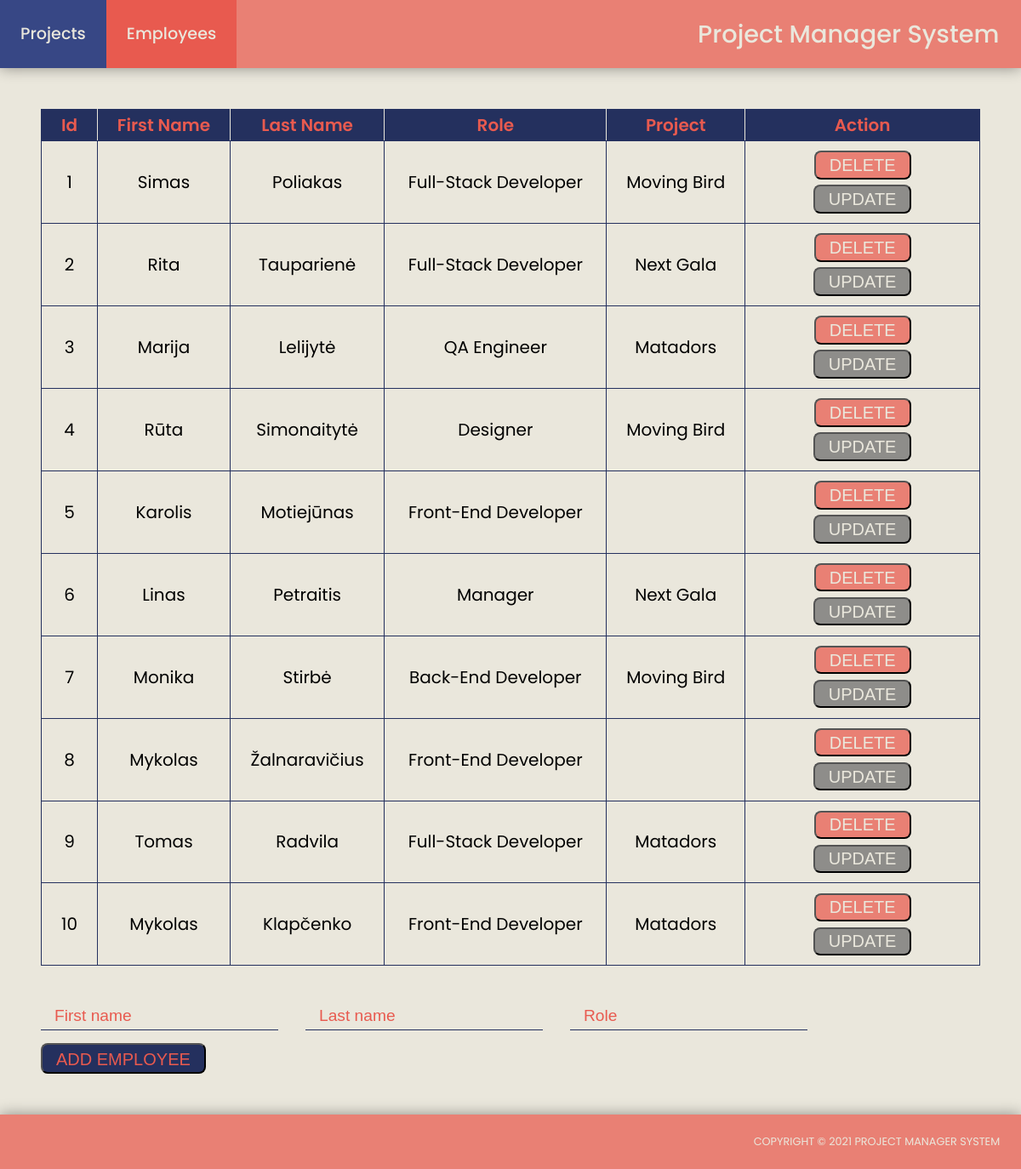
Page /employees.php on the committed database.
### tables this page shows
CREATE TABLE `employees` (
  `employee_id` int(11) NOT NULL AUTO_INCREMENT,
  `first_name` varchar(255) NOT NULL,
  `last_name` varchar(255) NOT NULL,
  `role` varchar(255) NOT NULL,
  `project_id` int(11) DEFAULT NULL,
  PRIMARY KEY (`employee_id`),
  UNIQUE KEY `employee_id_UNIQUE` (`employee_id`),
  KEY `fk_project_id_idx` (`project_id`),
  CONSTRAINT `fk_project_id` FOREIGN KEY (`project_id`) REFERENCES `projects` (`project_id`) ON DELETE SET NULL ON UPDATE CASCADE
);

CREATE TABLE `projects` (
  `project_id` int(11) NOT NULL AUTO_INCREMENT,
  `project_title` varchar(255) NOT NULL,
  PRIMARY KEY (`project_id`),
  UNIQUE KEY `Project_id_UNIQUE` (`project_id`)
);

### employees.php (the view, shortened to what this page needs)
<?php
include "connection.php";
$add_arr = array(
    "firstName" => "",
    "lastName" => "",
    "role" => "",
    "firstName_error" => "",
    "lastName_error" => "",
    "role_error" => ""
);
?>
<!DOCTYPE html>
<html lang="en">
<head>
    <link rel="stylesheet" href="assets/scss/components/reset.css">
    <link rel="stylesheet" href="assets/dist/css/main.min.css">
</head>
<body>
    <?php
    include "header.php";
    ?>
    <main class="main">
        <table class="data">
            <thead class="data__head">
                <tr class="data__row">
                    <th class="data__column data__column--head">Id</th>
                    <th class="data__column data__column--head">First Name</th>
                    <th class="data__column data__column--head">Last Name</th>
                    <th class="data__column data__column--head">Role</th>
                    <th class="data__column data__column--head">Project</th>
                    <th class="data__column data__column--head">Action</th>
                </tr>
            </thead>
            <tbody class="data__body">
                <?php
                $sql = "SELECT employees.employee_id, employees.first_name, employees.last_name, employees.role, employees.project_id, projects.project_title FROM employees
                LEFT JOIN projects ON employees.project_id = projects.project_id;";
                $result = mysqli_query($connection, $sql);
                $idNo = 1;
                if (mysqli_num_rows($result) > 0) {
                    while ($row = mysqli_fetch_assoc($result)) {
                        print("<tr class='data__body-row'>");
                        print("<td class='data__column'>" . $idNo++ . "</td>");
                        print("<td class='data__column'>" . $row["first_name"] . "</td>");
                        print("<td class='data__column'>" . $row["last_name"] . "</td>");
                        print("<td class='data__column'>" . $row["role"] . "</td>");
                        print("<td class='data__column'>" . $row["project_title"] . "</td>");
                        print("<td class='data__column'>
                                <a href='?action=delete&id=" . $row["employee_id"] . "' class='data__link' tabindex='-1'>
                                    <button class='btn' onclick='return confirm(\"Are you sure you want to delete this employee?\")'>DELETE</button>
                                </a>
                                <a href='?action=update&id=" . $row["employee_id"] . "' class='data__link' tabindex='-1'>
                                    <button class='btn btn--update'>UPDATE</button>
                                </a>
                        </td>");
                        print("</tr>");
                    }
                }
                ?>
        </table>
        <form action="" method="POST" name="add-employee" class="form form--add">
            <div class="form__container">
                <div class="form__block">
                    <input type="text" class="input" name="first_name" value="<?php if (isset($add_arr["firstName"])) print($add_arr["firstName"]) ?>" placeholder="First name">
                </div>
                <div class="form__block">
                    <input type="text" class="input" name="last_name" value="<?php if (isset($add_arr["lastName"])) print($add_arr["lastName"]) ?>" placeholder="Last name">
                </div>
                <div class="form__block">
                    <input type="text" class="input" name="role" value="<?php if (isset($add_arr["role"])) print($add_arr["role"]) ?>" placeholder="Role">
                </div>
            </div>
            <input class="btn btn--add" type="submit" name="add" value="ADD EMPLOYEE" />
        </form>
    </main>
    <?php
    include "footer.php";
    ?>
</body>
</html>

### header.php
<?php
$this_page = $_SERVER['SCRIPT_NAME'];
$url = explode("/", $this_page);
$number = count($url) - 1;
?>
<header class="header">
    <nav class="header__nav">
        <ul class="header__list">
            <li class="header__list-item"><a href="index.php" class="header__link <?php if ("index.php" == $url[$number]) echo "header__link--active" ?>">Projects</a></li>
            <li class="header__list-item"><a href="employees.php" class="header__link <?php if ("employees.php" == $url[$number]) echo "header__link--active" ?>">Employees</a></li>
        </ul>
    </nav>
    <h1 class="header__title">Project Manager System</h1>
</header>

### footer.php
<footer class="footer">
    <h6 class="footer__copyright">copyright &copy <?php echo date("Y") ?> Project Manager System</h6>
</footer>

### rows in the picture
employees: first_name "Simas", last_name "Poliakas", role "Full-Stack Developer", project.project_title "Moving Bird"
employees: first_name "Rita", last_name "Tauparienė", role "Full-Stack Developer", project.project_title "Next Gala"
employees: first_name "Marija", last_name "Lelijytė", role "QA Engineer", project.project_title "Matadors"
employees: first_name "Rūta", last_name "Simonaitytė", role "Designer", project.project_title "Moving Bird"
employees: first_name "Karolis", last_name "Motiejūnas", role "Front-End Developer"
employees: first_name "Linas", last_name "Petraitis", role "Manager", project.project_title "Next Gala"
employees: first_name "Monika", last_name "Stirbė", role "Back-End Developer", project.project_title "Moving Bird"
employees: first_name "Mykolas", last_name "Žalnaravičius", role "Front-End Developer"
employees: first_name "Tomas", last_name "Radvila", role "Full-Stack Developer", project.project_title "Matadors"
employees: first_name "Mykolas", last_name "Klapčenko", role "Front-End Developer", project.project_title "Matadors"
